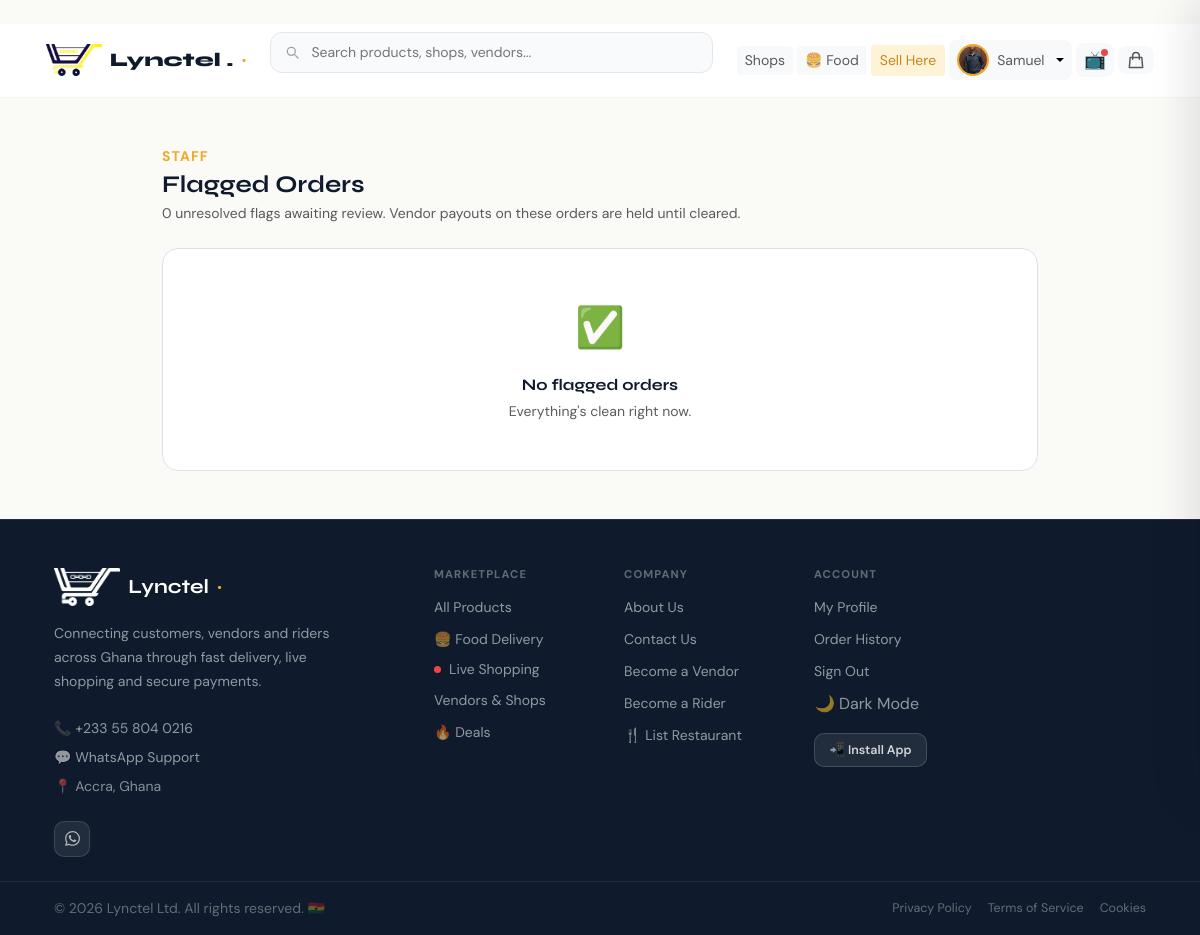
The page /fraud/review/ (signed in) on the database its author committed.
### ecommerce/models.py (models this page shows, shortened)
class User(AbstractUser):
    class Role(models.TextChoices):
        CUSTOMER = 'customer', _('Customer')
        ADMIN    = 'admin',    _('Admin')
        STAFF    = 'staff',    _('Staff')
        RIDER    = 'rider',    _('Rider')
        VENDOR   = 'vendor',   _('Vendor')
    uuid = models.UUIDField(
        default=uuid.uuid4,
        unique=True,
        editable=False,
        db_index=True,
    )
    role = models.CharField(
        max_length=20,
        choices=Role.choices,
        default=Role.CUSTOMER,
        db_index=True,
    )
    phone_validator = RegexValidator(
        regex=r'^(?:\+233\d{9}|233\d{9}|0\d{9})$',
        message=_(
            "Enter a valid Ghana phone number. "
            "Example: 0558040216 or +233558040216"
        ),
    )
    phone = models.CharField(
        max_length=15,
        unique=True,
        validators=[phone_validator],
        db_index=True,
        blank=True,
        null=True,
    )
    email = models.EmailField(
        unique=True,
        blank=True,
        null=True,
        default=None,
    )
    profile_pic = models.ImageField(
        upload_to='profiles/',
        blank=True,
        null=True,
    )
    address       = models.TextField(blank=True, null=True)
    city          = models.CharField(max_length=100, blank=True, null=True)
    region        = models.CharField(max_length=100, blank=True, null=True)
    country       = models.CharField(max_length=100, default='Ghana')
    date_of_birth = models.DateField(blank=True, null=True)
    bio           = models.TextField(blank=True, null=True)
    is_verified       = models.BooleanField(default=False)
    is_phone_verified = models.BooleanField(default=False)
    is_email_verified = models.BooleanField(default=False)
    created_at = models.DateTimeField(auto_now_add=True)
    updated_at = models.DateTimeField(auto_now=True)
    last_seen  = models.DateTimeField(blank=True, null=True)
    USERNAME_FIELD  = 'phone'
    REQUIRED_FIELDS = ['username']
    objects         = UserManager()
    class Meta:
        ordering = ['-created_at']
        indexes  = [
            models.Index(fields=['role']),
            models.Index(fields=['phone']),
            models.Index(fields=['created_at']),
        ]

### fraud/views.py (the view)
# urls.py: path('review/',                  views.flagged_orders, name='flagged_orders'),
@staff_member_required
def flagged_orders(request):
    flags = (
        FraudFlag.objects.filter(resolved=False)
        .select_related('order', 'order__customer')
        .order_by('-severity', '-created_at')
    )
    return render(request, 'fraud/flagged_orders.html', {'flags': flags})

### templates/fraud/flagged_orders.html (shortened to what this page needs)
{% extends "base.html" %}
{% block content %}
<div class="container py-4 py-md-5" style="max-width:900px">
  <div class="mb-4">
    <p class="text-gold small fw-bold text-uppercase mb-1" style="letter-spacing:.08em">Staff</p>
    <h1 class="font-display fw-bold text-navy mb-1" style="font-size:1.5rem">Flagged Orders</h1>
    <p class="text-muted small mb-0">
      {{ flags|length }} unresolved flag{{ flags|length|pluralize }} awaiting review.
      Vendor payouts on these orders are held until cleared.
    </p>
  </div>
  {% if flags %}
  <div class="d-flex flex-column gap-3">
    {% for flag in flags %}
    <div class="flag-card">
      <div class="d-flex align-items-start justify-content-between gap-3 flex-wrap mb-3">
        <div class="d-flex align-items-center gap-2 flex-wrap">
          <span class="severity-badge severity-{{ flag.severity }}">{{ flag.get_severity_display }}</span>
          <span class="type-badge">{{ flag.get_flag_type_display }}</span>
          <span class="text-muted" style="font-size:.7rem">{{ flag.created_at|date:"M d, Y H:i" }}</span>
        </div>
        <a href="{% url 'order:confirmation' flag.order.order_ref %}"
           class="fw-bold text-decoration-none text-nowrap" style="font-size:.75rem;color:var(--gold-dark)">
          {{ flag.order.order_ref }} →
        </a>
      </div>
      <p class="text-secondary small mb-3" style="line-height:1.6">{{ flag.reason }}</p>
      <div class="d-flex align-items-center gap-4 text-muted small mb-3 flex-wrap">
        <span>👤 {{ flag.order.customer.get_full_name|default:flag.order.customer.phone|default:"Unknown" }}</span>
        <span>📍 {{ flag.order.delivery_address }}, {{ flag.order.delivery_city }}</span>
        <span>💰 GHS {{ flag.order.total_amount }}</span>
      </div>
      <form method="POST" action="{% url 'fraud:resolve_flag' flag.pk %}" class="d-flex align-items-center gap-2 flex-wrap">
        {% csrf_token %}
        <label class="visually-hidden" for="note-{{ flag.pk }}">Resolution note for order {{ flag.order.order_ref }}</label>
        <input type="text" id="note-{{ flag.pk }}" name="note" placeholder="Resolution note (optional)"
               class="form-control form-control-sm flex-grow-1" style="min-width:140px;border-radius:.75rem"/>
        <button type="submit" name="resolution" value="clear"
                class="btn btn-navy btn-sm rounded-3 fw-semibold text-nowrap">
          ✓ Clear & Release Payout
        </button>
        <button type="submit" name="resolution" value="confirm"
                class="btn btn-danger btn-sm rounded-3 fw-semibold text-nowrap"
                onclick="return confirm('Confirm this order as fraud? This is separate from clearing it, and the vendor\'s payout on this order will stay held.');">
          🚫 Confirm Fraud
        </button>
      </form>
    </div>
    {% endfor %}
  </div>
  {% else %}
  <div class="bg-white rounded-4 border text-center py-5">
    <p style="font-size:2.5rem" class="mb-3" aria-hidden="true">✅</p>
    <p class="font-display fw-bold text-navy mb-1">No flagged orders</p>
    <p class="text-muted small mb-0">Everything's clean right now.</p>
  </div>
  {% endif %}
</div>
{% endblock %}

### templates/base.html (shortened to what this page needs)
﻿<!DOCTYPE html>
{% load static i18n %}
<html lang="{{ LANGUAGE_CODE|default:'en' }}">
<head>
  <link href="https://cdn.jsdelivr.net/npm/bootstrap@5.3.3/dist/css/bootstrap.min.css" rel="stylesheet"/>
  <link rel="stylesheet" href="{% static 'css/uploads.css' %}"/>
</head>
<body>
  <nav id="main-navbar" class="navbar sticky-top py-0">
    <div class="container-xl px-3">
      <div class="d-flex align-items-center w-100 gap-2 py-2">
        <a href="{% url 'frontend:home' %}" class="navbar-brand d-flex align-items-center gap-2 me-1 me-sm-3 flex-shrink-0">
          <img src="{% static 'logo.png' %}" alt="Lynctel" height="32" class="object-fit-contain"/>
          <span class="brand-name">Lynctel .</span>
          <span class="brand-dot fw-bold fs-5 lh-1 d-none d-sm-inline">·</span>
        </a>
        <form method="GET" action="{% url 'products:list' %}" class="d-none d-md-flex flex-grow-1 position-relative me-3" style="max-width:480px" role="search">
          <input id="desktop-search" type="text" name="q" value="{{ search_query|default:'' }}" placeholder="Search products, shops, vendors..." class="search-input w-100" autocomplete="off"/>
        </form>
        <div class="d-flex align-items-center gap-1 ms-auto">
          <a href="{% url 'vendors:list' %}" class="btn btn-sm btn-light border-0 d-none d-md-inline-flex text-muted">Shops</a>
          <a href="{% url 'food:home' %}" class="btn btn-sm btn-light border-0 d-none d-md-inline-flex text-muted">🍔 Food</a>
          {% if user.is_authenticated %}
            {% if user.role == 'vendor' %}
            <a href="{% url 'vendors:dashboard' %}" class="btn btn-sm d-none d-md-inline-flex" style="background:var(--gold-light);color:var(--gold-dark)">My Shop</a>
            {% else %}
            <a href="{% url 'vendors:apply' %}" class="btn btn-sm d-none d-md-inline-flex" style="background:var(--gold-light);color:var(--gold-dark)">Sell Here</a>
            {% endif %}
          {% else %}
          <a href="{% url 'vendors:apply' %}" class="btn btn-sm d-none d-md-inline-flex" style="background:var(--gold-light);color:var(--gold-dark)">Sell Here</a>
          {% endif %}
          {% if user.is_authenticated %}
          <div class="dropdown">
            <button type="button" id="profile-menu-btn" class="btn btn-light btn-sm border-0 d-flex align-items-center gap-2 rounded-3 px-2 dropdown-toggle" data-bs-toggle="dropdown" aria-expanded="false" aria-label="Open account menu" style="text-decoration:none">
              {% if user.profile_pic %}
              <img src="{{ user.profile_pic.url }}" width="32" height="32" class="rounded-circle object-fit-cover flex-shrink-0" style="border:2px solid var(--gold)" alt=""/>
              {% else %}
              <div class="rounded-circle d-flex align-items-center justify-content-center text-white fw-bold flex-shrink-0" style="width:32px;height:32px;background:var(--navy);font-size:12px" aria-hidden="true">{{ user.first_name|first|upper|default:"U" }}</div>
              {% endif %}
              <span class="d-none d-md-inline text-truncate text-muted" style="max-width:80px;font-size:.875rem">{{ user.first_name|default:user.phone }}</span>
            </button>
          </div>
          {% else %}
          <a href="{% url 'accounts:login' %}" class="btn btn-sm btn-light border-0 text-muted d-none d-md-inline-flex">Sign In</a>
          <a href="{% url 'accounts:signup' %}" class="btn btn-sm btn-navy rounded-3">Sign Up</a>
          {% endif %}
          <a href="{% url 'livestream:list' %}" class="btn btn-light btn-sm border-0 rounded-3 position-relative live-btn px-2" aria-label="Live shopping" title="Live Shopping">
            <span style="font-size:1.1rem" aria-hidden="true">📺</span>
            <span class="live-dot" aria-hidden="true"></span>
          </a>
          <button type="button" onclick="openCart()" class="btn btn-light btn-sm border-0 rounded-3 position-relative px-2 flex-shrink-0" aria-label="Open cart" aria-haspopup="dialog">
            <svg width="20" height="20" fill="none" stroke="currentColor" viewBox="0 0 24 24" class="text-muted" aria-hidden="true">
              <path stroke-linecap="round" stroke-linejoin="round" stroke-width="1.8" d="M16 11V7a4 4 0 00-8 0v4M5 9h14l1 12H4L5 9z"/>
            </svg>
          </button>
        </div>
      </div>
    </div>
  </nav>
  <main id="main-content" class="flex-grow-1">{% block content %}{% endblock %}</main>
  <footer class="bg-navy text-white" style="border-top:1px solid rgba(255,255,255,.08)">
    <div class="container-xl px-3 px-md-4 pt-5 pb-4">
      <div class="row g-4 g-md-5">
        <div class="col-12 col-lg-4">
          <div class="d-flex align-items-center gap-2 mb-3">
            <img src="{% static 'logo.png' %}" alt="Lynctel" height="38" class="footer-logo"/>
            <span class="fw-bold fs-5 text-white" style="font-family:'Syne',sans-serif">Lynctel</span>
            <span class="fw-bold fs-5" style="color:var(--gold)">·</span>
          </div>
          <p class="small mb-4" style="color:rgba(255,255,255,.55);line-height:1.7;max-width:300px">
            Connecting customers, vendors and riders across Ghana through fast delivery, live shopping and secure payments.
          </p>
          <div class="d-flex flex-column gap-2 mb-4">
            <a href="tel:+233558040216" class="footer-link small d-flex align-items-center gap-2">📞 +233 55 804 0216</a>
            <a href="https://wa.me/233558040216" target="_blank" rel="noopener noreferrer" class="footer-link small d-flex align-items-center gap-2">💬 WhatsApp Support</a>
            <span class="small d-flex align-items-center gap-2" style="color:rgba(255,255,255,.5)">📍 Accra, Ghana</span>
          </div>
          <div class="d-flex gap-2">
            <a href="https://wa.me/233558040216" target="_blank" rel="noopener noreferrer" class="footer-social-btn" aria-label="WhatsApp">
            </a>
          </div>
        </div>
        <div class="col-6 col-sm-4 col-lg-2">
          <h6 class="footer-col-head">Marketplace</h6>
          <ul class="list-unstyled d-flex flex-column gap-2">
            <li><a href="{% url 'products:list' %}" class="footer-link small">All Products</a></li>
            <li><a href="{% url 'food:home' %}" class="footer-link small">🍔 Food Delivery</a></li>
            <li><a href="{% url 'livestream:list' %}" class="footer-link small d-flex align-items-center gap-2"><span class="live-dot" aria-hidden="true"></span>Live Shopping</a></li>
            <li><a href="{% url 'vendors:list' %}" class="footer-link small">Vendors &amp; Shops</a></li>
            <li><a href="{% url 'products:deals' %}" class="footer-link small">🔥 Deals</a></li>
          </ul>
        </div>
        <div class="col-6 col-sm-4 col-lg-2">
          <h6 class="footer-col-head">Company</h6>
          <ul class="list-unstyled d-flex flex-column gap-2">
            <li><a href="{% url 'frontend:about' %}" class="footer-link small">About Us</a></li>
            <li><a href="{% url 'frontend:contact' %}" class="footer-link small">Contact Us</a></li>
            <li><a href="{% url 'vendors:apply' %}" class="footer-link small">Become a Vendor</a></li>
            <li><a href="{% url 'rider:apply' %}" class="footer-link small">Become a Rider</a></li>
            <li><a href="{% url 'food:register' %}" class="footer-link small">🍴 List Restaurant</a></li>
          </ul>
        </div>
        <div class="col-12 col-sm-4 col-lg-2">
          <h6 class="footer-col-head">Account</h6>
          <ul class="list-unstyled d-flex flex-column gap-2">
            {% if user.is_authenticated %}
            <li><a href="{% url 'accounts:profile' %}" class="footer-link small">My Profile</a></li>
            <li><a href="{% url 'order:history' %}" class="footer-link small">Order History</a></li>
            <li><a href="{% url 'accounts:logout' %}" class="footer-link small">Sign Out</a></li>
            {% else %}
            <li><a href="{% url 'accounts:login' %}" class="footer-link small">Sign In</a></li>
            <li><a href="{% url 'accounts:signup' %}" class="footer-link small">Create Account</a></li>
            {% endif %}
            <li>
              <button type="button" onclick="toggleTheme()" class="btn btn-link p-0 d-flex align-items-center gap-1 text-decoration-none footer-link small">
                <span id="footer-theme-icon" aria-hidden="true">🌙</span>
                <span id="footer-theme-label">Dark Mode</span>
              </button>
            </li>
          </ul>
          <div class="mt-3">
            <button type="button" onclick="showInstallPrompt()" class="footer-install-btn">
              📲 Install App
            </button>
          </div>
        </div>
      </div>
    </div>
    <div style="border-top:1px solid rgba(255,255,255,.07)">
      <div class="container-xl px-3 px-md-4 py-3">
        <div class="d-flex flex-column flex-md-row align-items-center justify-content-between gap-2">
          <p class="small mb-0" style="color:rgba(255,255,255,.35)">
            &copy; {% now "Y" %} Lynctel Ltd. All rights reserved. 🇬🇭
          </p>
          <div class="d-flex flex-wrap gap-3 align-items-center">
            <a href="{% url 'frontend:privacy_policy' %}" class="footer-link-sm">Privacy Policy</a>
            <a href="{% url 'frontend:terms' %}" class="footer-link-sm">Terms of Service</a>
            {% url 'frontend:cookies' as cookies_url %}{% if cookies_url %}<a href="{{ cookies_url }}" class="footer-link-sm">Cookies</a>{% endif %}
          </div>
        </div>
      </div>
    </div>
  </footer>
</body>
</html>

### rows shown on the page
User: profile_pic (picture), first_name "Samuel"

### other values the page prints
{{ flags|length }} "0"
